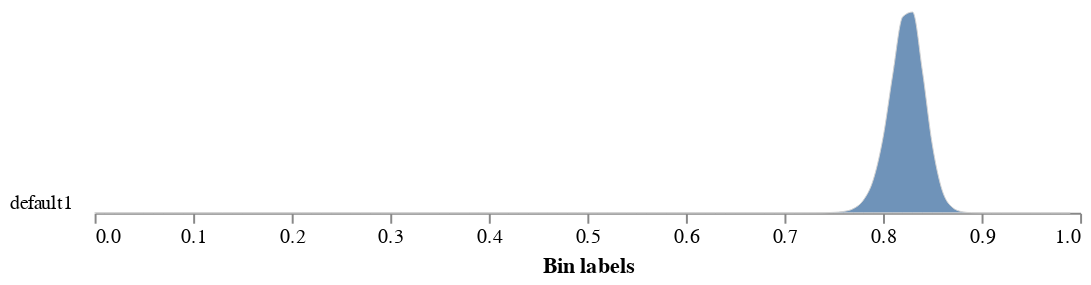

Source (notebook cell):
### Code cell
# Calculate and analyze PSII efficiency
if not ps.pam_dark is None:
  yii_global, yii_chart = pcv.analyze.yii(ps_da=ps.pam_dark, labeled_mask=mask, measurement_labels=["Fv/Fm"])
elif not ps.pam_light is None:
  yii_global, yii_chart = pcv.analyze.yii(ps_da=ps.pam_light, labeled_mask=mask, measurement_labels=["Fq'/Fm'"])
elif not ps.ojip_dark is None:
  #Extract FM data as numpy array
  yii_global, yii_chart = pcv.analyze.yii(ps_da=ps.ojip_dark, labeled_mask=mask, measurement_labels=["Fv/Fm"])

# yii is how plantcv calls the fv/fm or Fq'/Fm'.
stats = {'min_yii': round(float(yii_global.min().values),2), 'mean_yii': round(float(yii_global.mean().values),2), 'max_yii': round(float(yii_global.max().values),2)}
stats

### Figure 1 — Vega-Lite specification as saved in the notebook (floating-point values rounded to 4 significant figures)
{"config": {"view": {"continuousWidth": 300, "continuousHeight": 300, "stroke": null}, "axis": {"grid": false}, "facet": {"columns": 1, "spacing": 0}, "title": {"anchor": "end"}}, "data": {"name": "data-a55d3d1d653f909cafbe89f5b1aea25e"}, "facet": {"field": "sample", "header": {"labelAngle": 0, "labelAlign": "left", "labelOrient": "left"}, "title": null, "type": "nominal"}, "spec": {"mark": {"type": "area", "fillOpacity": 0.8, "interpolate": "monotone", "stroke": "lightgray", "strokeWidth": 0.5}, "encoding": {"x": {"field": "label", "title": "Bin labels", "type": "quantitative"}, "y": {"axis": null, "field": "value", "scale": {"range": [10, -100]}, "type": "quantitative"}}, "height": 10, "width": 500}, "bounds": "flush", "$schema": "https://vega.github.io/schema/vega-lite/v5.8.0.json", "datasets": {"data-a55d3d1d653f909cafbe89f5b1aea25e": [{"sample": "default1", "value": 0.0, "label": 0.0}, {"sample": "default1", "value": 0.0, "label": 0.01}, {"sample": "default1", "value": 0.0, "label": 0.02}, {"sample": "default1", "value": 0.0, "label": 0.03}, {"sample": "default1", "value": 0.0, "label": 0.04}, {"sample": "default1", "value": 0.0, "label": 0.05}, {"sample": "default1", "value": 0.0, "label": 0.06}, {"sample": "default1", "value": 0.0, "label": 0.07}, {"sample": "default1", "value": 0.0, "label": 0.08}, {"sample": "default1", "value": 0.0, "label": 0.09}, {"sample": "default1", "value": 0.0, "label": 0.1}, {"sample": "default1", "value": 0.0, "label": 0.11}, {"sample": "default1", "value": 0.0, "label": 0.12}, {"sample": "default1", "value": 0.0, "label": 0.13}, {"sample": "default1", "value": 0.0, "label": 0.14}, {"sample": "default1", "value": 0.0, "label": 0.15}, {"sample": "default1", "value": 0.0, "label": 0.16}, {"sample": "default1", "value": 0.0, "label": 0.17}, {"sample": "default1", "value": 0.0, "label": 0.18}, {"sample": "default1", "value": 0.0, "label": 0.19}, {"sample": "default1", "value": 0.0, "label": 0.2}, {"sample": "default1", "value": 0.0, "label": 0.21}, {"sample": "default1", "value": 0.0, "label": 0.22}, {"sample": "default1", "value": 0.0, "label": 0.23}, {"sample": "default1", "value": 0.0, "label": 0.24}, {"sample": "default1", "value": 0.0, "label": 0.25}, {"sample": "default1", "value": 0.0, "label": 0.26}, {"sample": "default1", "value": 0.0, "label": 0.27}, {"sample": "default1", "value": 0.0, "label": 0.28}, {"sample": "default1", "value": 0.0, "label": 0.29}, {"sample": "default1", "value": 0.0, "label": 0.3}, {"sample": "default1", "value": 0.0, "label": 0.31}, {"sample": "default1", "value": 0.0, "label": 0.32}, {"sample": "default1", "value": 0.0, "label": 0.33}, {"sample": "default1", "value": 0.0, "label": 0.34}, {"sample": "default1", "value": 0.0, "label": 0.35}, {"sample": "default1", "value": 0.0, "label": 0.36}, {"sample": "default1", "value": 0.0, "label": 0.37}, {"sample": "default1", "value": 0.0, "label": 0.38}, {"sample": "default1", "value": 0.0, "label": 0.39}, {"sample": "default1", "value": 0.0, "label": 0.4}, {"sample": "default1", "value": 0.0, "label": 0.41}, {"sample": "default1", "value": 0.0, "label": 0.42}, {"sample": "default1", "value": 0.0, "label": 0.43}, {"sample": "default1", "value": 0.0, "label": 0.44}, {"sample": "default1", "value": 0.0, "label": 0.45}, {"sample": "default1", "value": 0.0, "label": 0.46}, {"sample": "default1", "value": 0.0, "label": 0.47}, {"sample": "default1", "value": 0.0, "label": 0.48}, {"sample": "default1", "value": 0.0, "label": 0.49}, {"sample": "default1", "value": 0.0, "label": 0.5}, {"sample": "default1", "value": 0.0, "label": 0.51}, {"sample": "default1", "value": 0.0, "label": 0.52}, {"sample": "default1", "value": 0.0, "label": 0.53}, {"sample": "default1", "value": 0.0, "label": 0.54}, {"sample": "default1", "value": 0.0, "label": 0.55}, {"sample": "default1", "value": 0.0, "label": 0.56}, {"sample": "default1", "value": 0.0, "label": 0.57}, {"sample": "default1", "value": 0.0, "label": 0.58}, {"sample": "default1", "value": 0.0, "label": 0.59}, {"sample": "default1", "value": 0.0, "label": 0.6}, {"sample": "default1", "value": 0.0, "label": 0.61}, {"sample": "default1", "value": 0.0, "label": 0.62}, {"sample": "default1", "value": 0.0, "label": 0.63}, {"sample": "default1", "value": 0.0, "label": 0.64}, {"sample": "default1", "value": 0.0, "label": 0.65}, {"sample": "default1", "value": 0.0, "label": 0.66}, {"sample": "default1", "value": 0.0, "label": 0.67}, {"sample": "default1", "value": 0.0, "label": 0.68}, {"sample": "default1", "value": 0.0004008, "label": 0.69}, {"sample": "default1", "value": 0.0, "label": 0.7}, {"sample": "default1", "value": 0.0004008, "label": 0.71}, {"sample": "default1", "value": 0.004008, "label": 0.72}, {"sample": "default1", "value": 0.004809, "label": 0.73}, {"sample": "default1", "value": 0.01202, "label": 0.74}, {"sample": "default1", "value": 0.05651, "label": 0.75}, {"sample": "default1", "value": 0.1571, "label": 0.76}, {"sample": "default1", "value": 0.4725, "label": 0.77}, {"sample": "default1", "value": 1.395, "label": 0.78}, {"sample": "default1", "value": 3.63, "label": 0.79}, {"sample": "default1", "value": 8.319, "label": 0.8}, {"sample": "default1", "value": 15.41, "label": 0.81}, {"sample": "default1", "value": 21.71, "label": 0.82}, {"sample": "default1", "value": 22.24, "label": 0.83}, {"sample": "default1", "value": 15.7, "label": 0.84}, {"sample": "default1", "value": 7.568, "label": 0.85}, {"sample": "default1", "value": 2.514, "label": 0.86}, {"sample": "default1", "value": 0.6457, "label": 0.87}, {"sample": "default1", "value": 0.1323, "label": 0.88}, {"sample": "default1", "value": 0.02084, "label": 0.89}, {"sample": "default1", "value": 0.004008, "label": 0.9}, {"sample": "default1", "value": 0.001202, "label": 0.91}, {"sample": "default1", "value": 0.0, "label": 0.92}, {"sample": "default1", "value": 0.0, "label": 0.93}, {"sample": "default1", "value": 0.0, "label": 0.94}, {"sample": "default1", "value": 0.0, "label": 0.95}, {"sample": "default1", "value": 0.0, "label": 0.96}, {"sample": "default1", "value": 0.0, "label": 0.97}, {"sample": "default1", "value": 0.0, "label": 0.98}, {"sample": "default1", "value": 0.0, "label": 0.99}]}}
